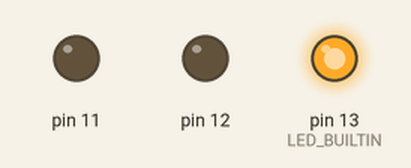
Bench run of a sketch on a simulated Arduino Uno, built with avr-gcc and run on an emulated ATmega328P. Parts: output pins drawn as LEDs (lit = HIGH).

Above: at 0.2 s.
At 1.0 s:
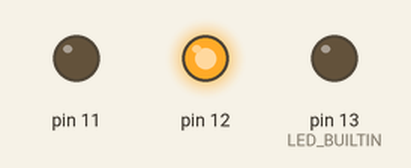
At 1.8 s:
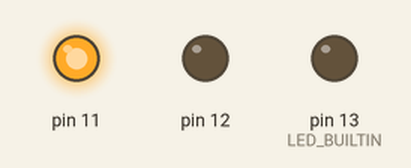
At 4.6 s:
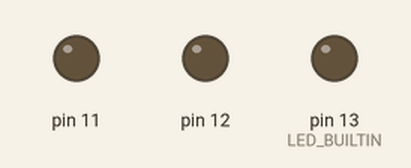
Timing chart, 0 to 5.5 s (numbered marks = the images above):
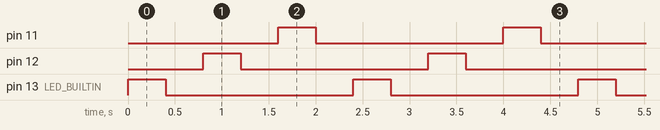

The sketch:

Blink3LEDs.ino
```cpp
// C++ code
//
int animationSpeed = 0;

void setup()
{
  pinMode(LED_BUILTIN, OUTPUT);
  pinMode(12, OUTPUT);
  pinMode(11, OUTPUT);

  animationSpeed = 400;
}

void loop()
{
  digitalWrite(LED_BUILTIN, HIGH);
  delay(animationSpeed); // Wait for animationSpeed millisecond(s)
  digitalWrite(LED_BUILTIN, LOW);
  delay(animationSpeed); // Wait for animationSpeed millisecond(s)
  digitalWrite(12, HIGH);
  delay(animationSpeed); // Wait for animationSpeed millisecond(s)
  digitalWrite(12, LOW);
  delay(animationSpeed); // Wait for animationSpeed millisecond(s)
  digitalWrite(11, HIGH);
  delay(animationSpeed); // Wait for animationSpeed millisecond(s)
  digitalWrite(11, LOW);
  delay(animationSpeed); // Wait for animationSpeed millisecond(s)
}
```

Measured:
- by itself, pin 11, pin 12, pin 13 (LED_BUILTIN): alternates HIGH for 0.40 s and LOW for 2.0 s
- by itself, everything shown: repeats every 2.4 s, in 6 steps
